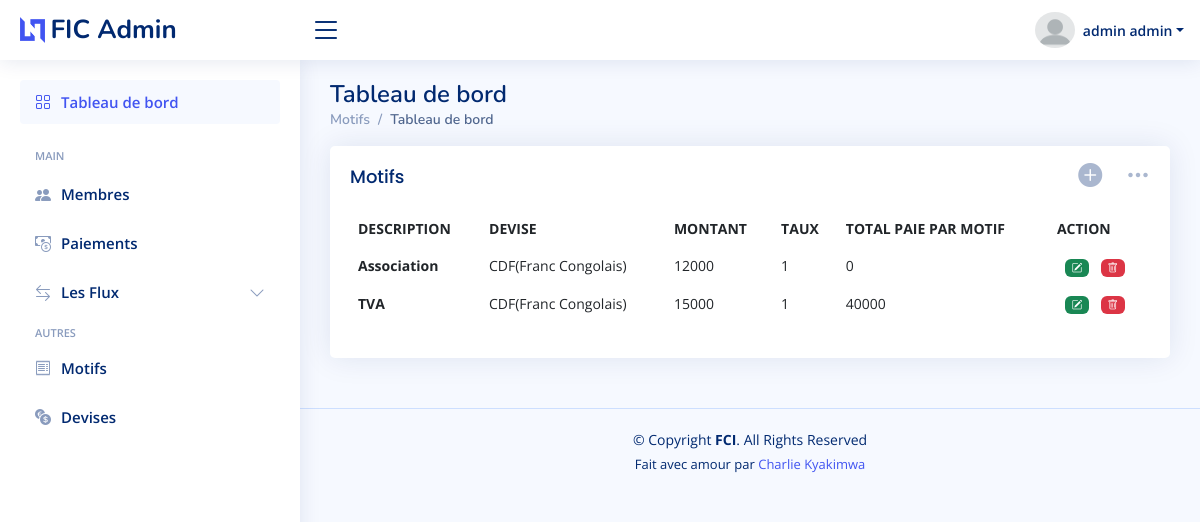
/admin/motif.php (signed in), run on the app's committed database.
### tables this page shows
CREATE TABLE `cotisation` (
  `ID` int(11) NOT NULL,
  `DESCRIPTION` text NOT NULL,
  `VISIBLE` int(11) NOT NULL,
  `devise` int(11) DEFAULT NULL,
  `taux` decimal(10,0) DEFAULT NULL,
  `MONTANT` decimal(10,0) DEFAULT NULL
);

CREATE TABLE `devise` (
  `id` int(11) NOT NULL,
  `description` text DEFAULT NULL,
  `taux` decimal(10,0) DEFAULT NULL,
  `visible` int(11) DEFAULT NULL,
  `statuts` int(11) DEFAULT 0
);

### admin/motif.php (called while the page is built, shortened)
<?php require_once 'includes/motif.php' ?>
<?php require('../templates/adminLayout.php') ?>

### Class/cotisation.php (called while the page is built, shortened)
<?php
class cotisation
{
    public function afficher()
    {
        $con = new Database();
        $connect = $con->open();
        try {
            $stmt = $connect->prepare("SELECT cotisation.id as id, cotisation.DESCRIPTION as DESCRIPTION,devise.description as devise,cotisation.MONTANT as MONTANT,cotisation.taux as taux FROM `cotisation` inner join devise on cotisation.devise= devise.id WHERE cotisation.VISIBLE=?");
            $stmt->execute([$this->id = 1]);
            return $stmt->fetchAll();
        } catch (Exception $e) {
            return $e->getMessage();
        }
    }
}

### Class/paiement.php (called while the page is built, shortened)
<?php
class paiement
{
    private $cotisation;
    public function setCotisation($value)
    {
        $this->cotisation = $value;
    }
    public function summotif()
    {
        $con = new Database();
        $connect = $con->open();
        try {
            $stmt = $connect->prepare("SELECT IFNULL(sum(taux*MONTANT), 0) as summotif FROM paiement WHERE COTISATION=?");
            $stmt->execute([$this->cotisation]);
            return $stmt->fetchAll();
        } catch (Exception $e) {
            return $e->getMessage();
        }
    }
}

### admin/includes/motif.php (the view, shortened to what this page needs)
<?php
require_once("../Class/cotisation.php");
require_once("../Class/paiement.php");
$motif = new cotisation();
$motif_d = $motif->afficher();
$paie = new paiement();
?>
<div class="col-lg-12">
    <div class="row">
        <div class="col-12">
            <div class="card recent-sales overflow-auto">
                <?php
                if ($_SESSION['ROLE'] != 0) {
                ?>
                <div class="filter">
                    <a class="icon " data-bs-toggle="modal" data-bs-target="#exampleModal"><i
                            class="bi bi-plus-circle-fill h4"></i></a>
                    <a class="icon" href="#" data-bs-toggle="dropdown"><i class="bi bi-three-dots h4"></i></a>
                </div>
                <?php
                }
                ?>
                <div class="card-body">
                    <h5 class="card-title">Motifs </h5>
                    <table class="table table-borderless datatable">
                        <thead>
                            <tr>
                                <th scope="col">DESCRIPTION</th>
                                <th scope="col">DEVISE</th>
                                <th scope="col">MONTANT</th>
                                <th scope="col">TAUX</th>
                                <th scope="col">TOTAL PAIE PAR MOTIF</th>
                                <?php
                                if ($_SESSION['ROLE'] != 0) {
                                ?>
                                <th scope="col">ACTION</th>
                                <?php
                                }
                                ?>
                            </tr>
                        </thead>
                        <tbody>
                            <?php
                            foreach ($motif_d as $keym => $valm) {
                            ?>
                            <tr>
                                <th><?= $valm['DESCRIPTION'] ?></th>
                                <td><?= $valm['devise'] ?></td>
                                <td><?= $valm['MONTANT'] ?></td>
                                <td><?= $valm['taux'] ?></td>
                                <?php
                                    $paie->setCotisation($valm['id']);
                                    $gettot = $paie->summotif();
                                    foreach ($gettot as $keytot => $valtot) {
                                    ?>
                                <td><?= $valtot['summotif'] ?></td>
                                <?php
                                    }
                                    ?>
                                <?php
                                    if ($_SESSION['ROLE'] != 0) {
                                    ?>
                                <td>
                                    <a href=" ./upmotif.php?id=<?= $valm['id'] ?>">
                                        <span class="badge bg-success ms-2">
                                            <i class="bi bi-pencil-square fa-lg "></i>
                                        </span>
                                    </a>
                                    <a href="../admin/processing/deletemotif.php?id=<?= $valm['id'] ?>">
                                        <span class="badge bg-danger ms-2">
                                            <i class="bi bi-trash fa-lg "></i>
                                        </span>
                                    </a>
                                </td>
                                <?php
                                    }
                                    ?>
                            </tr>
                            <?php
                            }
                            ?>
                        </tbody>
                    </table>
                </div>
            </div>
        </div>
    </div>
</div>

### assets/css/style.css (style rules this page uses)
:root { scroll-behavior: smooth; }
body { font-family: "Open Sans", sans-serif; background: #f6f9ff; color: #444444; }
a { color: #4154f1; text-decoration: none; }
h1, h2, h3, h4, h5, h6 { font-family: "Nunito", sans-serif; }
.card { margin-bottom: 30px; border: none; border-radius: 5px; box-shadow: 0px 0 30px rgba(1, 41, 112, 0.1); }
.card-title { padding: 20px 0 15px 0; font-size: 18px; font-weight: 500; color: #012970; font-family: "Poppins", sans-serif; }
.card-body { padding: 0 20px 20px 20px; }
.dashboard .filter { position: absolute; right: 0px; top: 15px; }
.dashboard .filter .icon { color: #aab7cf; padding-right: 20px; padding-bottom: 5px; transition: 0.3s; font-size: 16px; }
.dashboard .recent-sales { font-size: 14px; }
.dashboard .recent-sales .table thead { background: #f6f6fe; }
.dashboard .recent-sales .table thead th { border: 0; }

### data on the page
cotisation: DESCRIPTION "Association", devise.description "CDF(Franc Congolais)", MONTANT "12000", taux "1", summotif "0"
cotisation: DESCRIPTION "TVA", devise.description "CDF(Franc Congolais)", MONTANT "15000", taux "1", summotif "40000"

### other printed values
$_SESSION['POSTNOM'] "admin"
$_SESSION['PRENOM'] "admin"
$pageTitle "Motifs"
